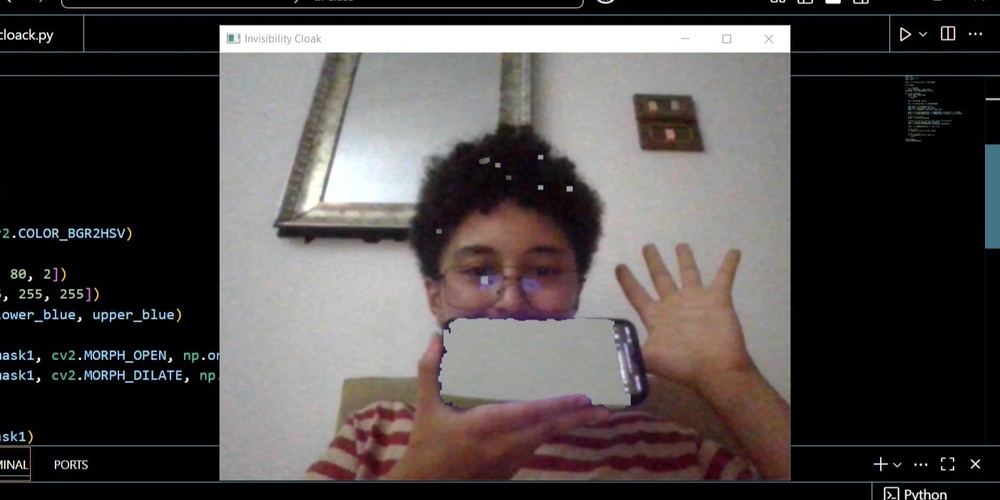
#> input picture example1.jpg, 1000 x 500 px, shrunk from 1402 x 701 before the run
$ python -i invisibility_cloak.py   (imports and definitions only)
#> lines starting #> are read from the running program, lines starting #| are printed output that depends on the picture; after the words box and inside, x2 and y2 are one past the last pixel; in counts of white or black regions, pixels touching at a corner belong together
#> further down, picture is the input picture: shape (500, 1000, 3); mean B, G, R 72.7, 73.4, 78.3
#modes:
#0: invis
#1: cartoon
#2: glow
#c: quit
#by eya lahiani

import cv2
import numpy as np
import time

# ----------------== cartoon effect ===----------------
def cartoonify(image):
    gray = cv2.cvtColor(image, cv2.COLOR_BGR2GRAY)
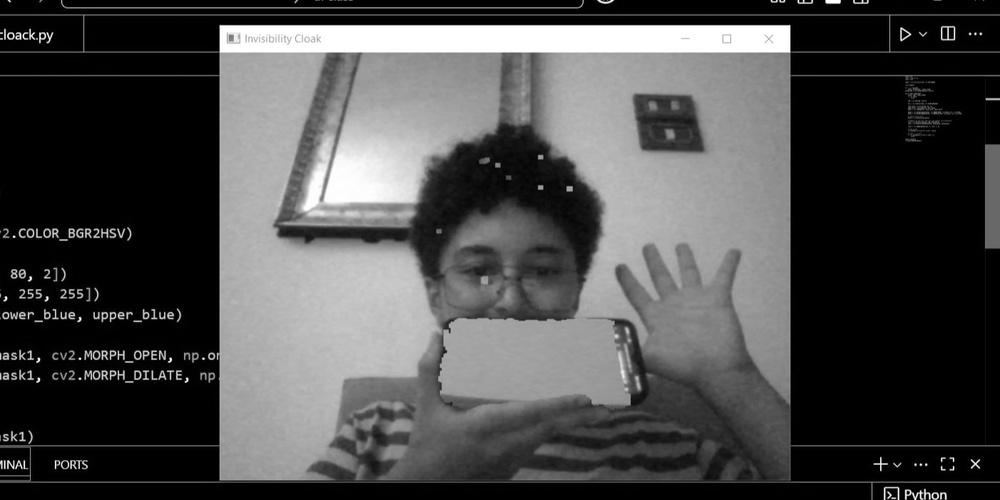
#> gray: shape (500, 1000); min 0, max 255, mean 74.8
    gray = cv2.medianBlur(gray, 5)
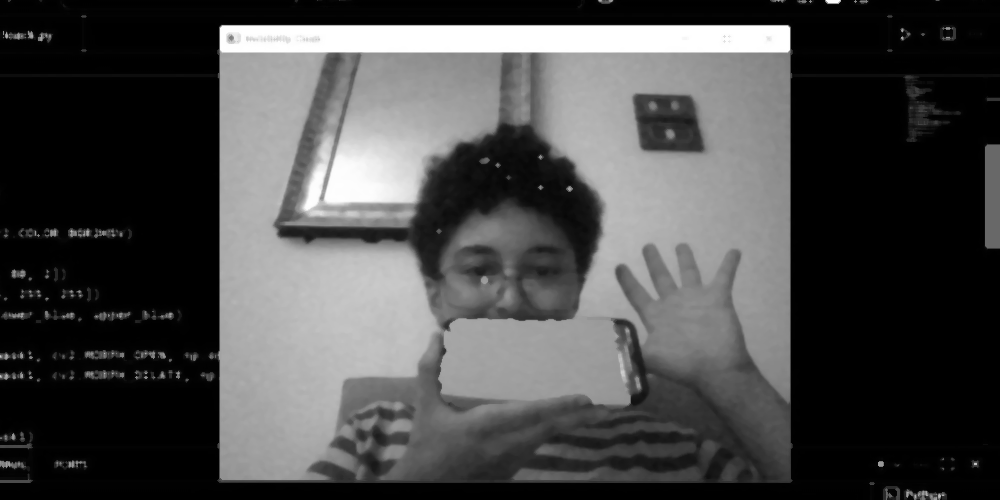
#> gray: shape (500, 1000); min 0, max 255, mean 73

    edges = cv2.adaptiveThreshold(gray, 255,
                                  cv2.ADAPTIVE_THRESH_MEAN_C,
                                  cv2.THRESH_BINARY, 9, 9)
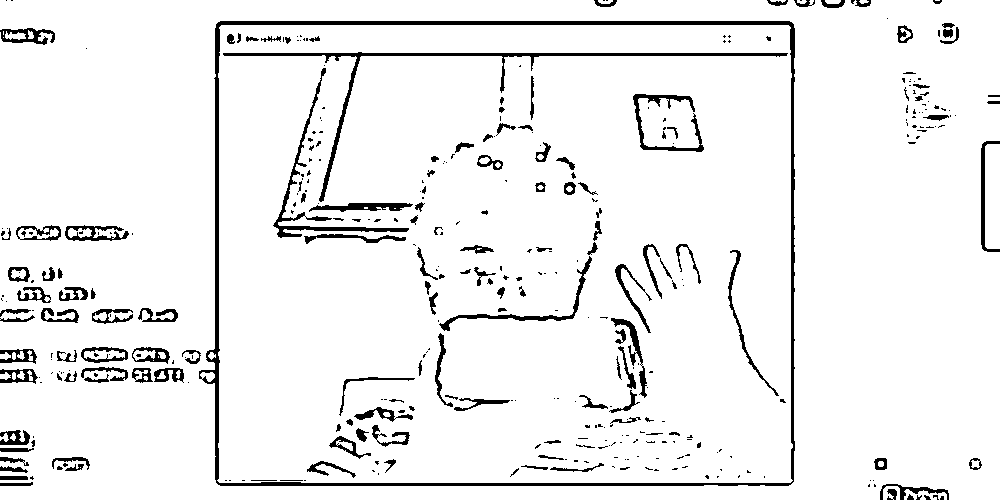
#> edges: shape (500, 1000); 93.8% white; 385 black regions (237 under 20 px), largest, box (x1, y1, x2, y2) and area: (199, 21, 795, 486) 7509, (223, 52, 788, 202) 2486, (273, 68, 409, 238) 1340

    color = cv2.bilateralFilter(image, 9, 250, 250)
    cartoon = cv2.bitwise_and(color, color, mask=edges)
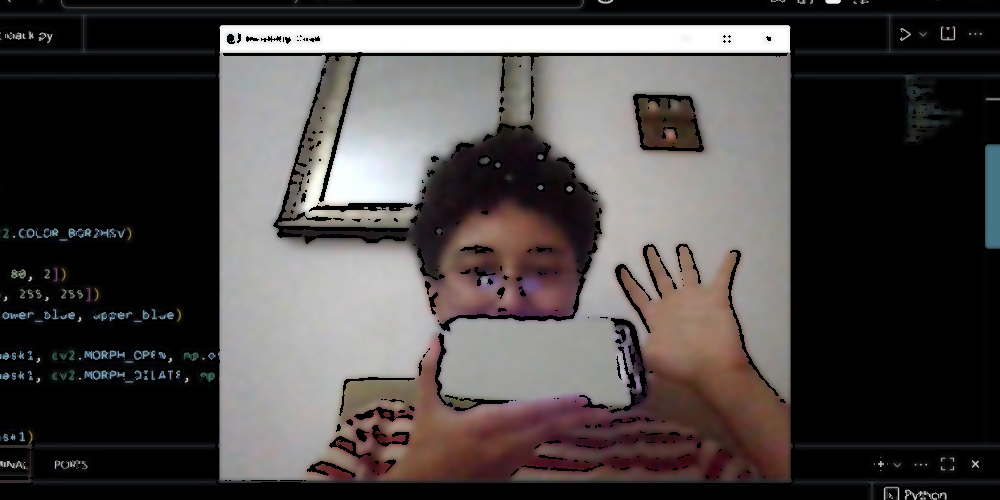
#> cartoon: shape (500, 1000, 3); mean B, G, R 69, 69.7, 74.3
    return cartoon

# ----------------=== live video ===----------------
# [5 lines not run here, left out]
# [1 line that did not run here, left out]

# default effect is invisible cloak
effect_mode = 0

# [54 lines not run here, left out]

>>> import cv2
>>> picture = cv2.imread('example1.jpg')
>>> result = cartoonify(picture)

$ run again, on example2.jpeg
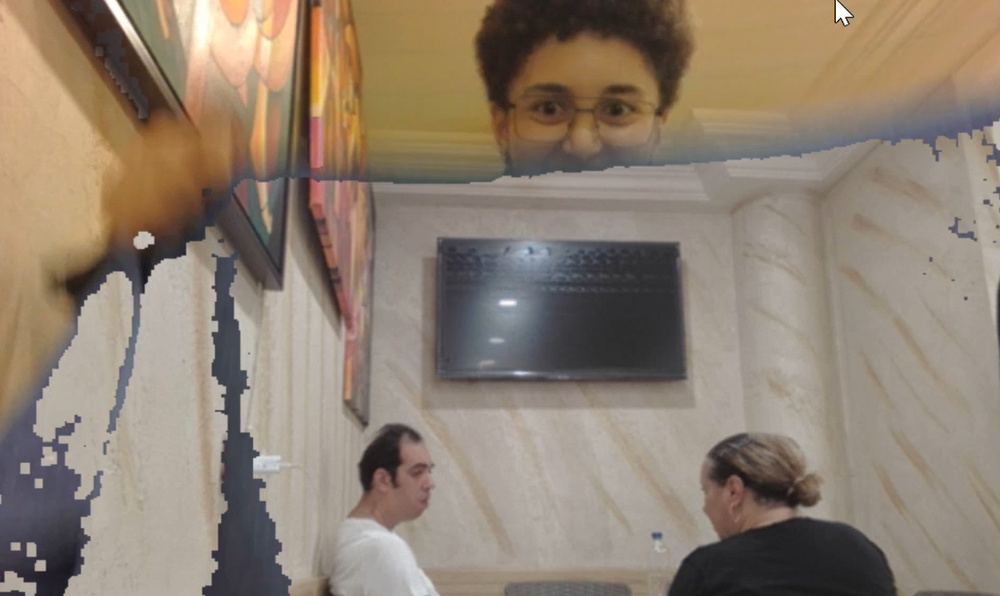
#> input picture example2.jpeg, 1000 x 596 px, shrunk from 1310 x 781 before the run
#> picture is the input picture: shape (596, 1000, 3); mean B, G, R 113.5, 128.9, 143.3
#> in cartoonify, `edges = cv2.adaptiveThreshold(gray, 255, cv2.ADAPTIVE_THRESH_MEAN_C, c..`:
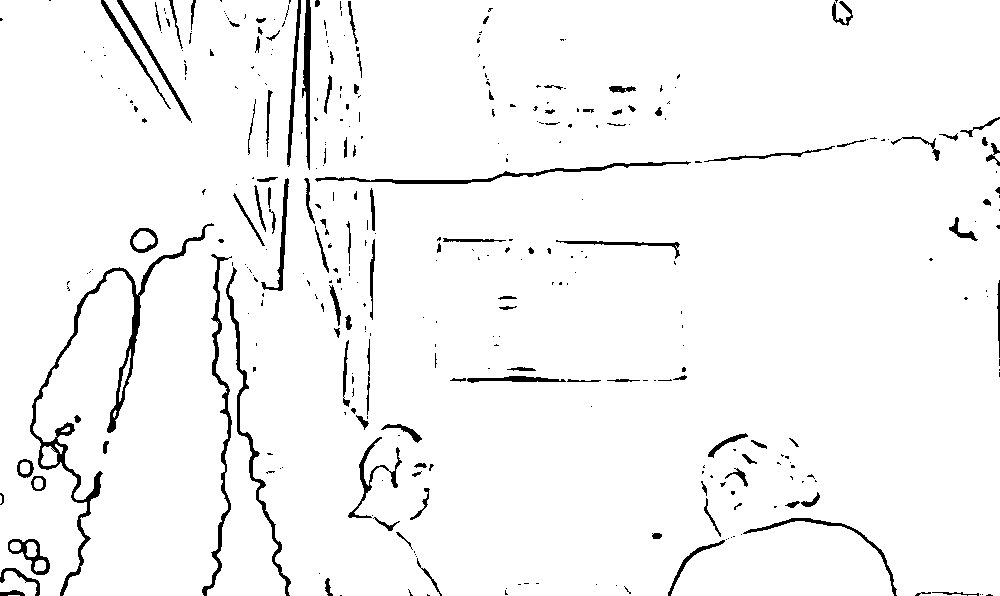
#> edges: shape (596, 1000); 96.2% white; 358 black regions (243 under 20 px), largest, box (x1, y1, x2, y2) and area: (30, 223, 214, 596) 3567, (202, 254, 232, 596) 1422, (226, 267, 291, 596) 1326
#> in cartoonify, `cartoon = cv2.bitwise_and(color, color, mask=edges)`:
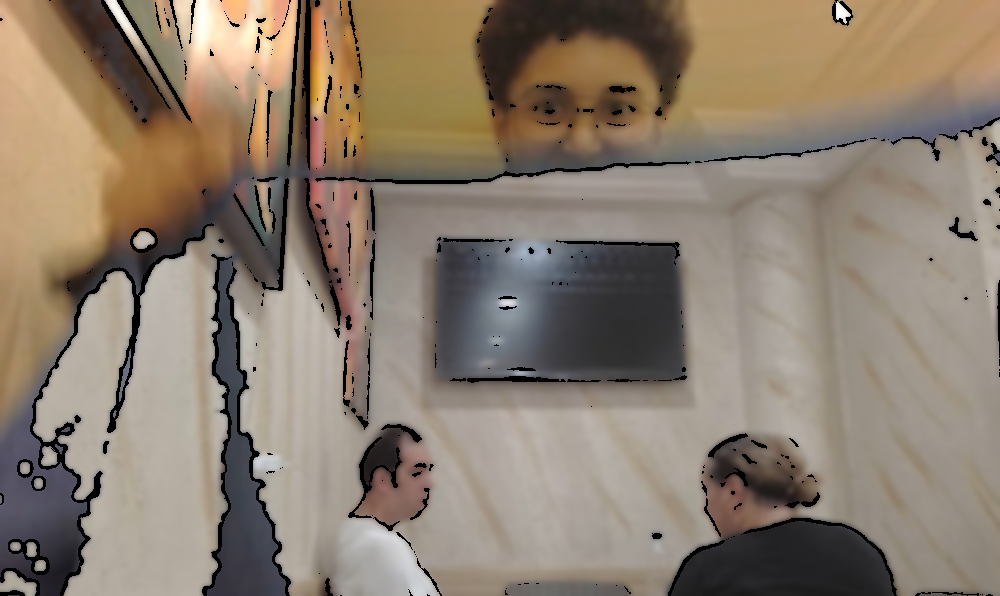
#> cartoon: shape (596, 1000, 3); mean B, G, R 110.2, 125.5, 139.5
